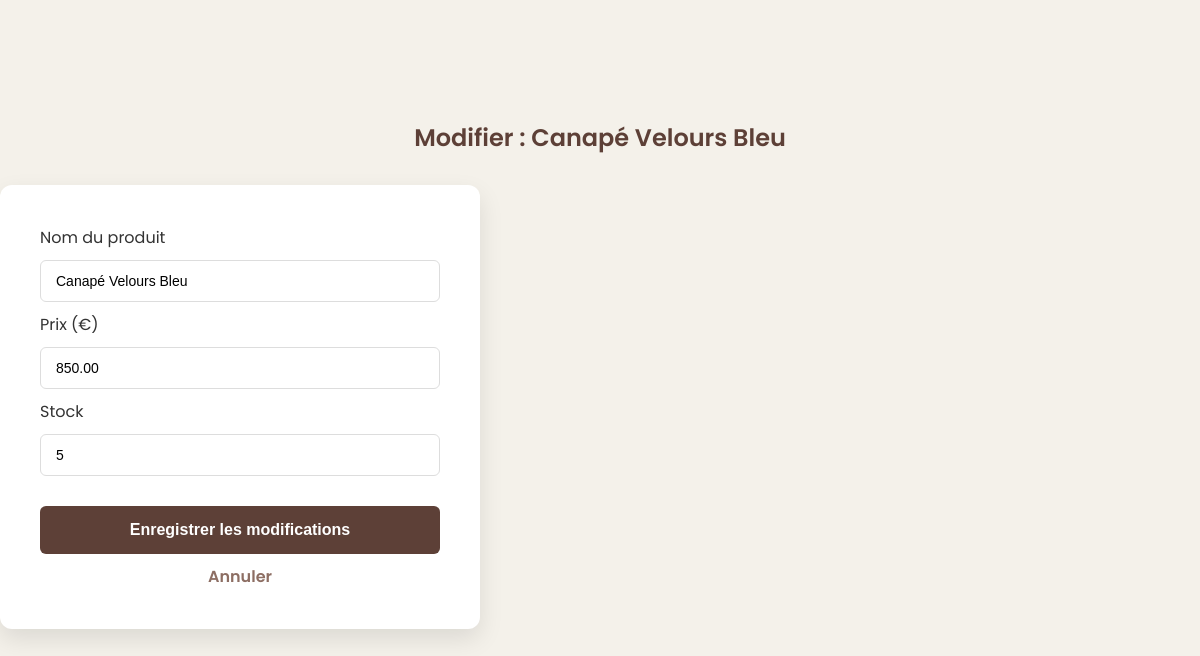
Screenshot of /admin_edit.php?id=1 (signed in) with the database file from the repository.
### tables this page shows
CREATE TABLE IF NOT EXISTS `products` (
  `id` int(11) NOT NULL AUTO_INCREMENT,
  `nom` varchar(255) NOT NULL,
  `description` text,
  `prix` decimal(10,2) NOT NULL,
  `image` varchar(255) DEFAULT NULL,
  `stock` int(11) DEFAULT '0',
  `categorie` varchar(50) DEFAULT 'Autre',
  PRIMARY KEY (`id`)
);

### admin_edit.php (the view, shortened to what this page needs)
<?php
require 'db.php';
$id = $_GET['id'];
$stmt = $pdo->prepare("SELECT * FROM products WHERE id = ?");
$stmt->execute([$id]);
$p = $stmt->fetch();
?>
<!DOCTYPE html>
<html lang="fr">
<head>
    <link rel="stylesheet" href="style.css">
</head>
<body style="padding-top:100px;">
    <div class="container">
        <div class="form-container">
            <h2>Modifier : <?php echo $p['nom']; ?></h2>
            <form method="POST">
                <div class="form-group">
                    <label>Nom du produit</label>
                    <input type="text" name="nom" value="<?php echo $p['nom']; ?>" required>
                </div>
                <div class="form-group">
                    <label>Prix (€)</label>
                    <input type="number" step="0.01" name="prix" value="<?php echo $p['prix']; ?>" required>
                </div>
                <div class="form-group">
                    <label>Stock</label>
                    <input type="number" name="stock" value="<?php echo $p['stock']; ?>" required>
                </div>
                <button type="submit" class="btn-submit">Enregistrer les modifications</button>
                <a href="admin_dashboard.php" style="display:block; text-align:center; margin-top:10px;">Annuler</a>
            </form>
        </div>
    </div>
</body>
</html>

### style.css (style rules this page uses)
:root { --primary-color: #5d4037; --secondary-color: #8d6e63; --bg-color: #f4f1ea; --text-color: #333; --white: #ffffff; }
body { font-family: 'Poppins', sans-serif; background-color: var(--bg-color); color: var(--text-color); margin: 0; }
form { background: var(--white); padding: 40px; border-radius: 12px; box-shadow: 0 10px 25px rgba(0,0,0,0.1); width: 100%; max-width: 400px; }
h2 { text-align: center; color: var(--primary-color); margin-bottom: 30px; font-weight: 600; }
input { width: 100%; padding: 12px 15px; margin: 10px 0; border: 1px solid #ddd; border-radius: 6px; box-sizing: border-box; font-size: 14px; transition: border-color 0.3s; }
button { width: 100%; padding: 15px; background-color: var(--primary-color); color: white; border: none; border-radius: 6px; cursor: pointer; font-size: 16px; font-weight: 600; margin-top: 20px; transition: background 0.3s; }
a { color: var(--secondary-color); text-decoration: none; font-weight: 600; }

### rows the page displays
products: nom "Canapé Velours Bleu", prix "850.00", stock "5"
